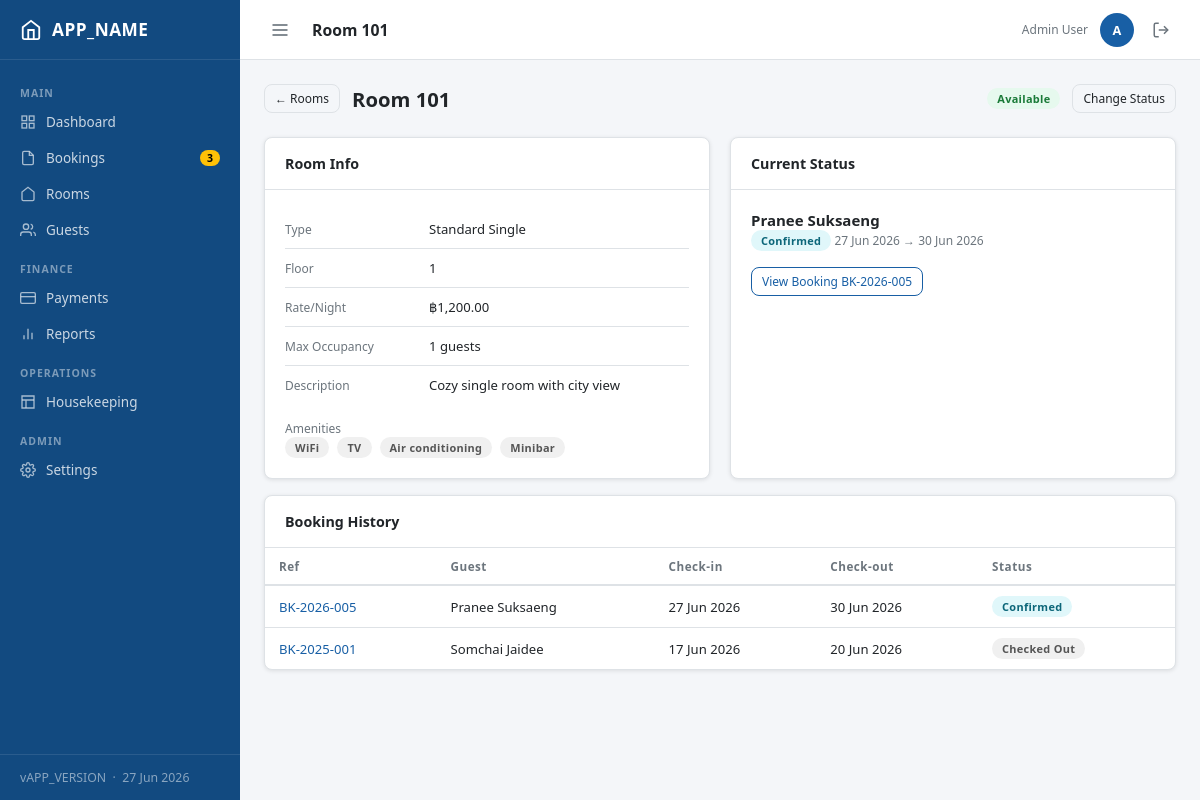
The app's page /modules/rooms/view.php?id=1 (signed in) with its own data.
### tables this page shows
CREATE TABLE rooms (
    id              INT UNSIGNED AUTO_INCREMENT PRIMARY KEY,
    room_number     VARCHAR(10) NOT NULL UNIQUE,
    room_type_id    INT UNSIGNED NOT NULL,
    floor           TINYINT UNSIGNED NOT NULL DEFAULT 1,
    status          ENUM('available','occupied','cleaning','maintenance','out_of_order') NOT NULL DEFAULT 'available',
    notes           TEXT NULL,
    created_at      DATETIME NOT NULL DEFAULT CURRENT_TIMESTAMP,
    updated_at      DATETIME NOT NULL DEFAULT CURRENT_TIMESTAMP ON UPDATE CURRENT_TIMESTAMP,
    CONSTRAINT fk_rooms_type FOREIGN KEY (room_type_id) REFERENCES room_types(id)
);

CREATE TABLE room_types (
    id              INT UNSIGNED AUTO_INCREMENT PRIMARY KEY,
    name            VARCHAR(80) NOT NULL,
    description     TEXT NULL,
    base_price      DECIMAL(10,2) NOT NULL DEFAULT 0.00,
    max_occupancy   TINYINT UNSIGNED NOT NULL DEFAULT 2,
    amenities       JSON NULL,
    created_at      DATETIME NOT NULL DEFAULT CURRENT_TIMESTAMP
);

CREATE TABLE guests (
    id           INT UNSIGNED AUTO_INCREMENT PRIMARY KEY,
    first_name   VARCHAR(80) NOT NULL,
    last_name    VARCHAR(80) NOT NULL,
    email        VARCHAR(150) NULL,
    phone        VARCHAR(30) NULL,
    id_type      ENUM('passport','national_id','driver_license','other') NOT NULL DEFAULT 'national_id',
    id_number    VARCHAR(50) NULL,
    nationality  VARCHAR(60) NULL,
    address      TEXT NULL,
    notes        TEXT NULL,
    created_at   DATETIME NOT NULL DEFAULT CURRENT_TIMESTAMP,
    updated_at   DATETIME NOT NULL DEFAULT CURRENT_TIMESTAMP ON UPDATE CURRENT_TIMESTAMP,
    INDEX idx_email (email),
    INDEX idx_name  (last_name, first_name)
);

CREATE TABLE bookings (
    id              INT UNSIGNED AUTO_INCREMENT PRIMARY KEY,
    booking_ref     VARCHAR(12) NOT NULL UNIQUE,
    guest_id        INT UNSIGNED NOT NULL,
    room_id         INT UNSIGNED NOT NULL,
    check_in        DATE NOT NULL,
    check_out       DATE NOT NULL,
    adults          TINYINT UNSIGNED NOT NULL DEFAULT 1,
    children        TINYINT UNSIGNED NOT NULL DEFAULT 0,
    status          ENUM('pending','confirmed','checked_in','checked_out','cancelled','no_show') NOT NULL DEFAULT 'pending',
    room_rate       DECIMAL(10,2) NOT NULL,
    total_amount    DECIMAL(10,2) NOT NULL DEFAULT 0.00,
    special_requests TEXT NULL,
    source          ENUM('walk_in','phone','online','agent') NOT NULL DEFAULT 'walk_in',
    created_by      INT UNSIGNED NULL,
    cancelled_at    DATETIME NULL,
    cancel_reason   TEXT NULL,
    created_at      DATETIME NOT NULL DEFAULT CURRENT_TIMESTAMP,
    updated_at      DATETIME NOT NULL DEFAULT CURRENT_TIMESTAMP ON UPDATE CURRENT_TIMESTAMP,
    CONSTRAINT fk_bookings_guest   FOREIGN KEY (guest_id)    REFERENCES guests(id),
    CONSTRAINT fk_bookings_room    FOREIGN KEY (room_id)     REFERENCES rooms(id),
    CONSTRAINT fk_bookings_user    FOREIGN KEY (created_by)  REFERENCES users(id) ON DELETE SET NULL,
    INDEX idx_check_in  (check_in),
    INDEX idx_check_out (check_out),
    INDEX idx_status    (status)
);

### core/Database.php (called while the page is built, shortened)
<?php
class Database {
    private static ?PDO $instance = null;
    public static function getInstance(): PDO {
        if (self::$instance === null) {
            $dsn = sprintf('mysql:host=%s;dbname=%s;charset=%s', DB_HOST, DB_NAME, DB_CHARSET);
            self::$instance = new PDO($dsn, DB_USER, DB_PASS, [
                PDO::ATTR_ERRMODE            => PDO::ERRMODE_EXCEPTION,
                PDO::ATTR_DEFAULT_FETCH_MODE => PDO::FETCH_ASSOC,
                PDO::ATTR_EMULATE_PREPARES   => false,
            ]);
        }
        return self::$instance;
    }
    public static function query(string $sql, array $params = []): array {
        $stmt = self::getInstance()->prepare($sql);
        $stmt->execute($params);
        return $stmt->fetchAll();
    }
    public static function queryOne(string $sql, array $params = []): ?array {
        $rows = self::query($sql, $params);
        return $rows[0] ?? null;
    }
}

### core/Auth.php (called while the page is built, shortened)
<?php
require_once __DIR__ . '/Database.php';
class Auth {
    public static function user(): ?array {
        return $_SESSION['user'] ?? null;
    }
    public static function role(): string {
        return self::user()['role'] ?? '';
    }
    public static function isAdmin(): bool {
        return self::role() === 'admin';
    }
}

### modules/rooms/view.php (the view, shortened to what this page needs)
<?php
$id = (int)($_GET['id'] ?? 0);
$room = Database::queryOne("
    SELECT r.*, rt.name AS type_name, rt.base_price, rt.max_occupancy, rt.description, rt.amenities
    FROM rooms r JOIN room_types rt ON rt.id=r.room_type_id WHERE r.id=?", [$id]);
require_once __DIR__ . '/../../includes/header.php';
$currentBooking = Database::queryOne("
    SELECT b.*, g.first_name, g.last_name
    FROM bookings b JOIN guests g ON g.id=b.guest_id
    WHERE b.room_id=? AND b.status IN ('checked_in','confirmed')
    ORDER BY b.check_in LIMIT 1", [$id]);
$history = Database::query("
    SELECT b.*, g.first_name, g.last_name
    FROM bookings b JOIN guests g ON g.id=b.guest_id
    WHERE b.room_id=?
    ORDER BY b.check_in DESC LIMIT 10", [$id]);
?>
<div class="page-header">
  <a href="./" class="btn btn-ghost btn-sm">← Rooms</a>
  <h1>Room <?= e($room['room_number']) ?></h1>
  <?= statusBadge($room['status']) ?>
  <?php if (Auth::isAdmin()): ?>
    <button class="btn btn-sm btn-ghost ml-auto" data-modal-open="editStatusModal">Change Status</button>
  <?php endif; ?>
</div>
<div class="grid-2">
  <div class="card">
    <div class="card-header"><span class="card-title">Room Info</span></div>
    <div class="card-body">
      <table class="w-100" style="border:none">
        <tr><td class="text-muted text-sm" style="width:130px;padding:5px 0">Type</td><td><?= e($room['type_name']) ?></td></tr>
        <tr><td class="text-muted text-sm" style="padding:5px 0">Floor</td><td><?= $room['floor'] ?></td></tr>
        <tr><td class="text-muted text-sm" style="padding:5px 0">Rate/Night</td><td><?= formatMoney((float)$room['base_price']) ?></td></tr>
        <tr><td class="text-muted text-sm" style="padding:5px 0">Max Occupancy</td><td><?= $room['max_occupancy'] ?> guests</td></tr>
        <?php if ($room['description']): ?>
          <tr><td class="text-muted text-sm" style="padding:5px 0">Description</td><td><?= e($room['description']) ?></td></tr>
        <?php endif; ?>
      </table>
      <?php
      $amenities = json_decode($room['amenities'] ?? '[]', true);
      if (!empty($amenities)): ?>
        <div class="mt-16">
          <div class="text-sm text-muted mb-8">Amenities</div>
          <div class="d-flex gap-8" style="flex-wrap:wrap">
            <?php foreach ($amenities as $a): ?>
              <span class="badge badge-secondary"><?= e($a) ?></span>
            <?php endforeach; ?>
          </div>
        </div>
      <?php endif; ?>
    </div>
  </div>
  <div class="card">
    <div class="card-header"><span class="card-title">Current Status</span></div>
    <div class="card-body">
      <?php if ($currentBooking): ?>
        <div class="fw-600"><?= e($currentBooking['first_name'].' '.$currentBooking['last_name']) ?></div>
        <div class="text-sm text-muted mt-8">
          <?= statusBadge($currentBooking['status']) ?>
          <?= formatDate($currentBooking['check_in']) ?> → <?= formatDate($currentBooking['check_out']) ?>
        </div>
        <div class="mt-16">
          <a href="<?= BASE_URL ?>/modules/bookings/view.php?id=<?= $currentBooking['id'] ?>" class="btn btn-sm btn-outline">
            View Booking <?= e($currentBooking['booking_ref']) ?>
          </a>
        </div>
      <?php else: ?>
        <div class="text-muted">No active booking</div>
      <?php endif; ?>
    </div>
  </div>
</div>
<div class="card mt-16">
  <div class="card-header"><span class="card-title">Booking History</span></div>
  <div class="table-wrap">
    <table>
      <thead><tr><th>Ref</th><th>Guest</th><th>Check-in</th><th>Check-out</th><th>Status</th></tr></thead>
      <tbody>
      <?php if (empty($history)): ?>
        <tr><td colspan="5" class="text-center text-muted" style="padding:20px">No booking history</td></tr>
      <?php else: ?>
        <?php foreach ($history as $h): ?>
          <tr>
            <td><a href="<?= BASE_URL ?>/modules/bookings/view.php?id=<?= $h['id'] ?>"><?= e($h['booking_ref']) ?></a></td>
            <td><?= e($h['first_name'].' '.$h['last_name']) ?></td>
            <td><?= formatDate($h['check_in']) ?></td>
            <td><?= formatDate($h['check_out']) ?></td>
            <td><?= statusBadge($h['status']) ?></td>
          </tr>
        <?php endforeach; ?>
      <?php endif; ?>
      </tbody>
    </table>
  </div>
</div>
<?php include __DIR__ . '/../../includes/footer.php'; ?>

### core/helpers.php (shortened to what this page needs)
<?php
function e(mixed $val): string {
    return htmlspecialchars((string)$val, ENT_QUOTES | ENT_SUBSTITUTE, 'UTF-8');
}
function formatMoney(float $amount, string $symbol = '฿'): string {
    return $symbol . number_format($amount, 2);
}
function formatDate(string $date, string $format = 'd M Y'): string {
    return $date ? date($format, strtotime($date)) : '-';
}
function statusBadge(string $status): string {
    $map = [
        'pending'      => 'warning',
        'confirmed'    => 'info',
        'checked_in'   => 'success',
        'checked_out'  => 'secondary',
        'cancelled'    => 'danger',
        'no_show'      => 'dark',
        'available'    => 'success',
        'occupied'     => 'primary',
        'cleaning'     => 'warning',
        'maintenance'  => 'danger',
        'out_of_order' => 'dark',
        'completed'    => 'success',
        'refunded'     => 'secondary',
        'failed'       => 'danger',
        'in_progress'  => 'info',
        'done'         => 'success',
        'skipped'      => 'secondary',
    ];
    $color = $map[$status] ?? 'secondary';
    $label = ucwords(str_replace('_', ' ', $status));
    return "<span class=\"badge badge-{$color}\">{$label}</span>";
}

### assets/css/app.css (style rules this page uses)
:root { --primary: #185FA5; --primary-dark: #124a80; --primary-light: #e8f1fb; --success: #28a745; --warning: #ffc107; --danger: #dc3545; --info: #17a2b8; --secondary: #6c757d; --dark: #343a40; --bg: #f4f6f9; --surface: #ffffff; --border: #dee2e6; --text: #212529; --text-muted: #6c757d; --sidebar-w: 240px; --header-h: 60px; --radius: 8px; --shadow: 0 1px 4px rgba(0,0,0,.10); --shadow-md: 0 4px 12px rgba(0,0,0,.12); }
*, *::before, *::after { box-sizing: border-box; margin: 0; padding: 0; }
html { font-size: 15px; }
body { font-family: 'Segoe UI', system-ui, sans-serif; background: var(--bg); color: var(--text); min-height: 100vh; }
a { color: var(--primary); text-decoration: none; }
button, input, select, textarea { font-family: inherit; font-size: inherit; }
.nav-item svg { flex-shrink: 0; opacity: .8; }
.card { background: var(--surface); border-radius: var(--radius); box-shadow: var(--shadow); border: 1px solid var(--border); }
.card-header { padding: 16px 20px; border-bottom: 1px solid var(--border); display: flex; align-items: center; gap: 10px; }
.card-title { font-size: .95rem; font-weight: 600; flex: 1; }
.card-body { padding: 20px; }
.table-wrap { overflow-x: auto; }
table { width: 100%; border-collapse: collapse; font-size: .875rem; }
thead th { padding: 10px 14px; text-align: left; font-weight: 600; font-size: .78rem; letter-spacing: .5px; color: var(--text-muted); border-bottom: 2px solid var(--border); white-space: nowrap; }
tbody tr { border-bottom: 1px solid var(--border); transition: background .1s; }
tbody tr:last-child { border-bottom: none; }
td { padding: 10px 14px; vertical-align: middle; }
.badge { display: inline-block; padding: 3px 10px; border-radius: 20px; font-size: .73rem; font-weight: 600; letter-spacing: .3px; }
.badge-success { background: #e6f9ee; color: #1a7a38; }
.badge-info { background: #e0f7fa; color: #0c6679; }
.badge-secondary { background: #f0f0f0; color: #555; }
.btn { display: inline-flex; align-items: center; gap: 6px; padding: 8px 16px; border-radius: var(--radius); font-size: .875rem; font-weight: 500; border: 1px solid transparent; cursor: pointer; transition: background .15s, border-color .15s, box-shadow .15s; white-space: nowrap; text-decoration: none; }
.btn-sm { padding: 5px 10px; font-size: .8rem; }
.btn-outline { background: transparent; color: var(--primary); border-color: var(--primary); }
.btn-ghost { background: transparent; border-color: var(--border); color: var(--text); }
.grid-2 { display: grid; grid-template-columns: 1fr 1fr; gap: 20px; }
.page-header { display: flex; align-items: center; gap: 12px; margin-bottom: 24px; flex-wrap: wrap; }
.page-header h1 { font-size: 1.35rem; font-weight: 700; flex: 1; }
.text-muted { color: var(--text-muted) !important; }
.text-sm { font-size: .8rem; }
.fw-600 { font-weight: 600; }
.d-flex { display: flex; }
.gap-8 { gap: 8px; }
.ml-auto { margin-left: auto; }
.mt-16 { margin-top: 16px; }
.w-100 { width: 100%; }

### records on screen
rooms: room_number "101", status "Available", room_type.name "Standard Single", floor "1", room_type.base_price "฿1,200.00", room_type.max_occupancy "1", room_type.description "Cozy single room with city view", room_type.amenities "WiFi", room_type.amenities "TV", room_type.amenities "Air conditioning", room_type.amenities "Minibar"
guests: first_name+last_name "Pranee Suksaeng"
bookings: status "Confirmed", check_in "27 Jun 2026", check_out "30 Jun 2026", booking_ref "BK-2026-005", guest.last_name "Pranee Suksaeng"
bookings: booking_ref "BK-2025-001", guest.last_name "Somchai Jaidee", check_in "17 Jun 2026", check_out "20 Jun 2026", status "Checked Out"

### other values on screen
APP_NAME "APP_NAME"
$label "Dashboard Bookings Rooms Guests Payments Reports Housekeeping Settings"
$badge "3"
APP_VERSION "APP_VERSION"
$pageTitle "Room 101"
$user['name'] "Admin User"
substr($user['name'],0,1) "A"
